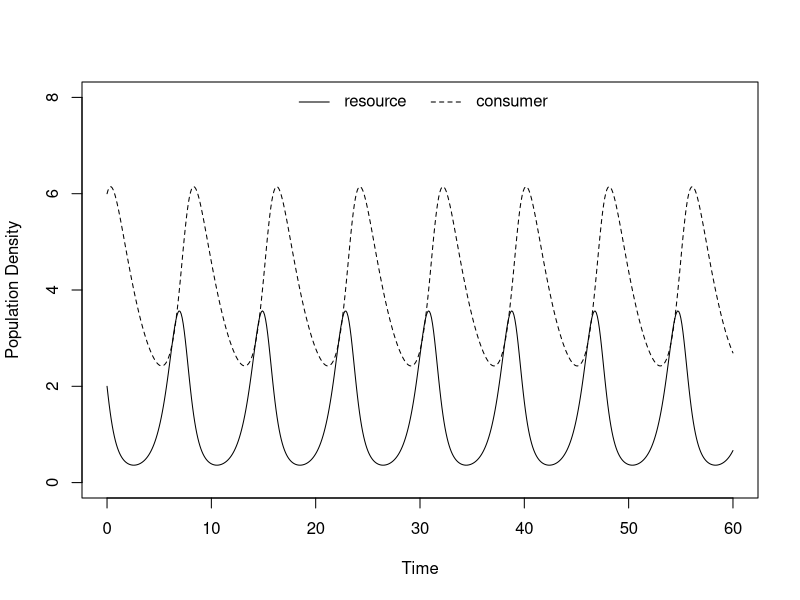
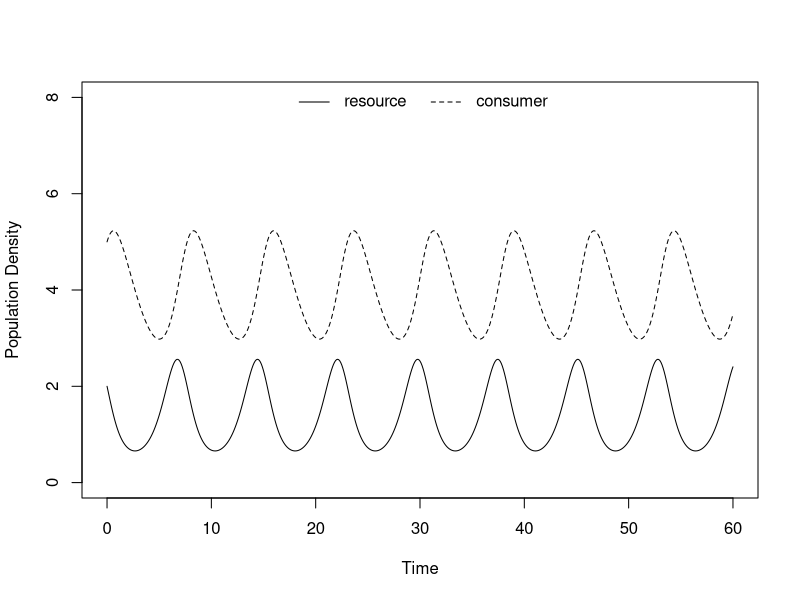
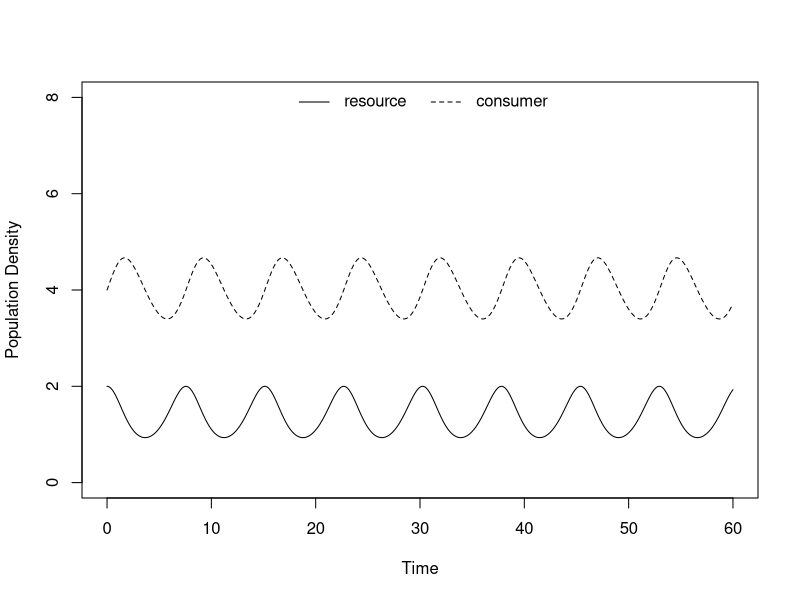
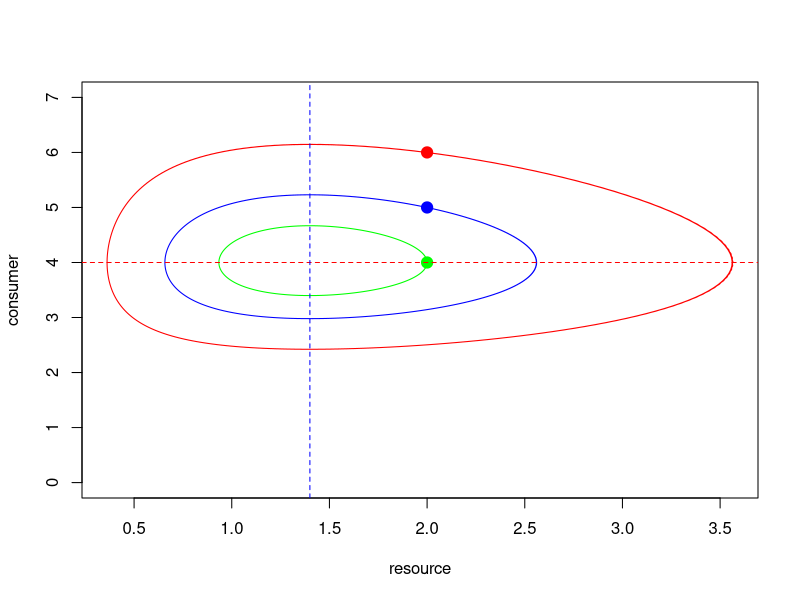
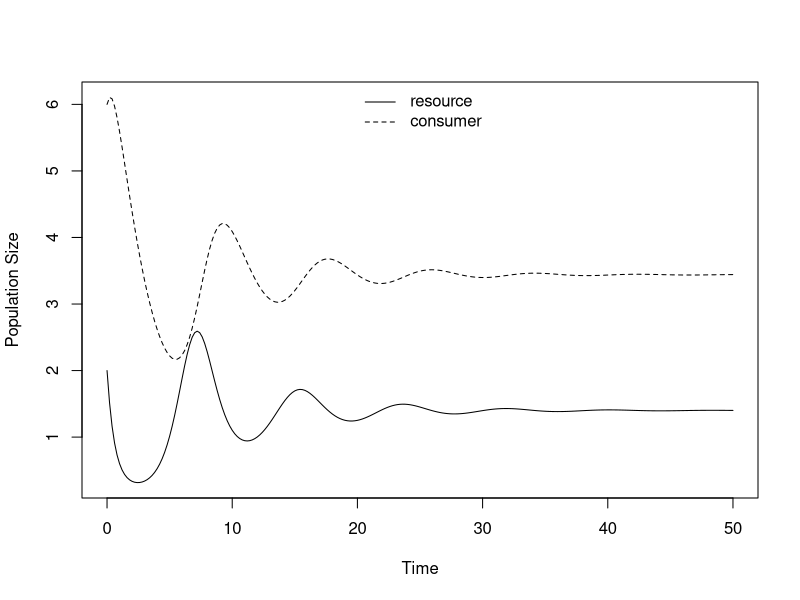
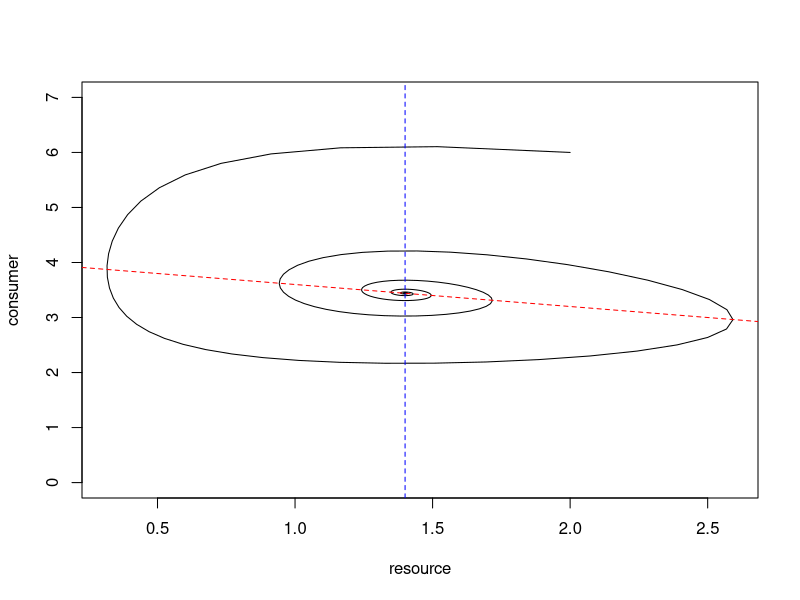

Recreate these plots in R, in order.


library(deSolve)

predpreyLV <- function(t, y, params) {
  R <- y[1]
  C <- y[2]
  with(as.list(params), {
    dR.dt <- r * R - a * R * C
    dC.dt <- e * a * R * C - d * C
    return(list(c(dR.dt, dC.dt)))
  })
}

# In order to be able to analyze the dynamics described by these equations, we have to choose values for the parameters. You can change these values at any time.

r <- 2
a <- 0.5
e <- 0.5
d <- 0.35

# Before we can start to simulate the dynamics we have to additionally specify the initial population densities of the prey and predator population. Also these values can be changed at any time.

R0 <- 2
C0 <- 6

# Now we are ready simulate the dynamics for the above set of parameters. The following code produces a plot with time on the x-axis and the resource and consumer density on the y-axis. The solid line shows the density of resources and the hatched line the density of consumers.

params1 <- c(r = r, a = a, e = e, d = d)
MaxTime <- 60 # length of the time series, can be changed at any time
Time <- seq(0, MaxTime, by = 0.1) # here we produce a sequence of time points at which we will determine the population densities
LV.out <- ode(c(R0, C0), Time, predpreyLV, params1) # here we call the function "ode" that does the hard work of numerical integration and which is part of the package "deSolve"

matplot(Time, (LV.out[, 2:3]), type = "l", lty = 1:2, col=1, ylab = "Population Density", xlab="Time", ylim = c(0,8))
legend("top", c(expression("resource"), expression("consumer")), lty = 1:2, bty = "n", horiz = TRUE)

# Let us run (and plot) the same model as above two more times, but with somewhat different starting densities — everything else is the same. 

R02 <- 2
C02 <- 5
LV.out2 <- ode(c(R02, C02), Time, predpreyLV, params1)
matplot(Time, (LV.out2[, 2:3]), type = "l", lty = 1:2, col=1, ylab = "Population Density", xlab="Time", ylim = c(0,8))
legend("top", c(expression("resource"), expression("consumer")), lty = 1:2, bty = "n", horiz = TRUE)

R03 <- 2
C03 <- 4
LV.out3 <- ode(c(R03, C03), Time, predpreyLV, params1)
matplot(Time, (LV.out3[, 2:3]), type = "l", lty = 1:2, col=1, ylab = "Population Density", xlab="Time", ylim = c(0,8))
legend("top", c(expression("resource"), expression("consumer")), lty = 1:2, bty = "n", horiz = TRUE)

# What do you observe? How do the different starting conditions affect the dynamics?
# Instead of looking at these simulations as time series, we can also look at them in a phase-plane diagram.

plot(LV.out[, 2], LV.out[, 3], type = "l",  lty = 1, col = "red", ylab = "consumer", xlab = "resource", ylim = c(0, 7))
points(R0, C0, cex = 1.5, pch = 19, col = "red") # adds a dot to show the starting density
lines(LV.out2[, 2], LV.out2[, 3], lty = 1, col = "blue") # adds the second simulation to the plot
points(R02, C02, cex = 1.5 ,pch = 19, col = "blue") # adds a dot to show the starting density
lines(LV.out3[, 2], LV.out3[, 3], lty = 1, col = "green") # adds the third simulation to the plot
points(R03, C03, cex = 1.5, pch = 19, col = "green") # adds a dot to show the starting density

# legend("topright", c(expression("simulation 1"), expression("simulation 2"), expression("simulation 3")), lty = 1, col = c("red","blue","green"), bty = "n")

abline(h = r/a, lty = 2, col = "red") # iso-cline for the resource, which is a horizontal line
abline(v = d/(e * a), lty = 2, col = "blue") # iso-cline for the consumer, which is a vertical line

#### With logistic resource growth

predprey.log.prey <- function(t, y, p) {
  R <- y[1]
  C <- y[2]
  with(as.list(p), {
    dR.dt <- r * R * (1 - R / k) - a * R * C
    dC.dt <- e * a * R * C - d * C
    return(list(c(dR.dt, dC.dt)))
  })
}

# To be able to compare the dynamics of this new model we choose the same parameters as above to which we have to add a value for the one new parameter, the resource carrying capacity *k*.

r <- 2
e <- 0.5
a <- 0.5
d <- 0.35
k <- 10

R0 <- 2
C0 <- 6

#Let us run (and plot) the model.

params.log.prey1 <- c(a = a, r = r, d = d, e = e, k = k)
MaxTime <- 50
Time <- seq(0, MaxTime, by = 0.2)
log.prey.out <- ode(c(R0, C0), Time, predprey.log.prey, params.log.prey1)

matplot(Time, (log.prey.out[, 2:3]), type = "l", lty = 1:2, col=1, ylab = "Population Size", xlab="Time")
legend("top", c(expression("resource"), expression("consumer")), lty = 1:2, bty = "n")

# Again, let's make a phase plane plot. In which direction does the time series “travel” along the line?

plot(log.prey.out[, 2], log.prey.out[, 3], type = "l",  lty = 1, col = 1, ylab = "consumer", xlab = "resource", ylim = c(0, 7))
abline(a = r/a, b = -r/(a*k), lty = 2, col = "red") # resource iso-cline, a straight line with negative slope
abline(v = d / (e * a), lty = 2, col = "blue") # consumer iso-cline, a vertical line
